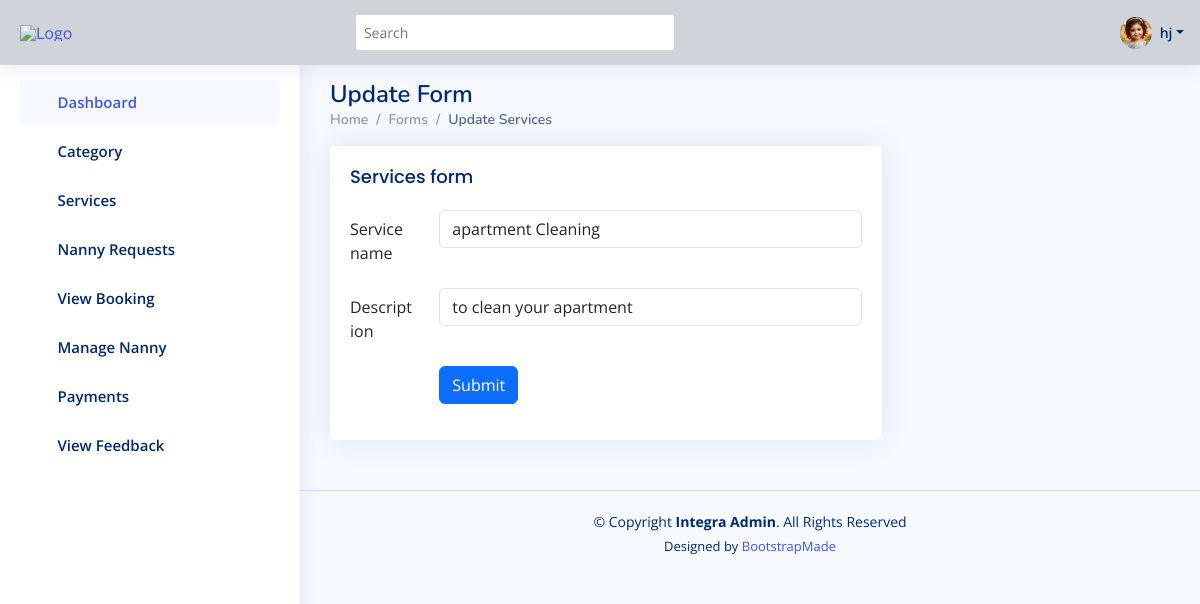
The app's page /admin_app/service_update/6/ (signed in) with its own data.
### nm_app/models.py (models this page shows)
class User(AbstractUser):
    phone = models.IntegerField(null=True,blank=True)
    address = models.TextField(null=True,blank=True)
    role = models.CharField(max_length=255,null=True,blank=True,default="customer")
    profile =models.ImageField(null=True,blank=True)
    skills = models.TextField(null=True,blank=True)
    adhar_pan = models.ImageField(null=True,blank=True)
    certificate = models.ImageField(null=True,blank=True)
    is_verify = models.BooleanField(default=False)
    speciality = models.CharField(max_length=255,null=True,blank=True)
    expirience = models.IntegerField(null=True,blank=True)

### admin_app/models.py (models this page shows)
class Service(models.Model):
 name = models.CharField(max_length=255)
 description = models.TextField(blank=True, null=True)

### admin_app/views.py (the view, shortened to what this page needs)
# urls.py: path('service_update/<int:id>/',views.service_update,name="service_update"),
@login_required(login_url='user_login')
def service_update(request,id):
    data = models.Service.objects.get(id=id)
    context = {'data':data}
    return render(request,'adminapp/update-service.html',context=context)

### templates/adminapp/update-service.html (shortened to what this page needs)
{% extends 'adminapp/master.html' %}
{% load static %}
{% block content %}
    <div class="pagetitle">
      <h1>Update Form</h1>
      <nav>
        <ol class="breadcrumb">
          <li class="breadcrumb-item"><a href="{% url 'adminindexview' %}">Home</a></li>
          <li class="breadcrumb-item">Forms</li>
          <li class="breadcrumb-item active">Update Services</li>
        </ol>
      </nav>
    </div>
    <section class="section">
      <div class="row">
        <div class="col-lg-8">
          <div class="card">
            <div class="card-body">
              <h5 class="card-title">Services form</h5>
              <form method="post">
                <div class="row mb-3">
                  <label for="inputText" class="col-sm-2 col-form-label">Service name</label>
                  <div class="col-sm-10">
                    <input type="text" name="name" value="{{data.name}}" class="form-control">
                  </div>
                </div>
                <div class="row mb-3">
                  <label for="inputPassword" class="col-sm-2 col-form-label">Description</label>
                  <div class="col-sm-10">
                    <input type="text" name="description" value="{{data.description}}" class="form-control">
                  </div>
                </div>
                <div class="row mb-3">
                  <label class="col-sm-2 col-form-label"></label>
                  <div class="col-sm-10">
                    <button type="submit" class="btn btn-primary">Submit</button>
                  </div>
                </div>
              </form>
            </div>
          </div>
        </div>
      </div>
    </section>
{% endblock %}

### templates/adminapp/master.html (shortened to what this page needs)
  <!DOCTYPE html>
  <html lang="en">
  {% load static %}
  <head>
    <link href="{% static 'adminapp/assets/vendor/bootstrap/css/bootstrap.min.css' %}" rel="stylesheet">
    <link href="{% static 'adminapp/assets/vendor/bootstrap-icons/bootstrap-icons.css' %}" rel="stylesheet">
    <link href="{% static 'adminapp/assets/vendor/boxicons/css/boxicons.min.css' %}" rel="stylesheet">
    <link href="{% static 'adminapp/assets/vendor/quill/quill.snow.css' %}" rel="stylesheet">
    <link href="{% static 'adminapp/assets/vendor/quill/quill.bubble.css' %}" rel="stylesheet">
    <link href="{% static 'adminapp/assets/vendor/remixicon/remixicon.css' %}" rel="stylesheet">
    <link href="{% static 'adminapp/assets/vendor/simple-datatables/style.css' %}" rel="stylesheet">
    <link href="{% static 'adminapp/assets/css/style.css' %}" rel="stylesheet">
  </head>
  <body>
    <header id="header" class="header fixed-top d-flex align-items-center bg-dark-subtle" style="height: 65px;">
      <div class="d-flex align-items-center justify-content-between">
        <a href="{% url 'adminindexview' %}" class="logo d-flex align-items-center">
          <img src="{% static 'adminapp/assets/img/logo1.png' %}" alt="Logo">
        </a>
        <i class="bi bi-list toggle-sidebar-btn"></i>
      </div>
      <div class="search-bar">
        <form class="search-form d-flex align-items-center" method="POST" action="#">
          <input type="text" name="query" placeholder="Search" title="Enter search keyword">
          <button type="submit" title="Search"><i class="bi bi-search"></i></button>
        </form>
      </div>
      <nav class="header-nav ms-auto">
        <ul class="d-flex align-items-center">
          <li class="nav-item dropdown pe-3">
            <a class="nav-link nav-profile d-flex align-items-center pe-0" href="#" data-bs-toggle="dropdown">
              {% if request.user.profile %}
                <img src="{{ request.user.profile.url }}" alt="Profile" class="rounded-circle" width="32" height="32">
              {% else %}
                <img src="{% static 'adminapp/assets/img/default-profile.jpg' %}" alt="Default Profile" class="rounded-circle" width="32" height="32">
              {% endif %}
              <span class="d-none d-md-block dropdown-toggle ps-2">{{ request.user.first_name }}</span>
            </a>
          </li>
        </ul>
      </nav>
    </header>
    <aside id="sidebar" class="sidebar">
      <ul class="sidebar-nav" id="sidebar-nav">
        <li class="nav-item">
          <a class="nav-link " href="{% url 'adminindexview' %}">
            <i class="bi bi-grid"></i>
            <span>Dashboard</span>
          </a>
        </li>
<li class="nav-item">
  <a class="nav-link collapsed" data-bs-target="#category-nav" data-bs-toggle="collapse" href="#">
    <i class="bi bi-tags"></i><span>Category</span><i class="bi bi-chevron-down ms-auto"></i>
  </a>
</li>
<li class="nav-item">
  <a class="nav-link collapsed" data-bs-target="#services-nav" data-bs-toggle="collapse" href="#">
    <i class="bi bi-gear-wide-connected"></i><span>Services</span><i class="bi bi-chevron-down ms-auto"></i>
  </a>
</li>
<li class="nav-item">
  <a class="nav-link collapsed" href="{% url 'nanny_requests' %}">
    <i class="bi bi-people-fill"></i><span>Nanny Requests</span>
  </a>
</li>
<li class="nav-item">
  <a class="nav-link collapsed" href="{% url 'Service_Requests' %}">
    <i class="bi bi-card-checklist"></i><span>View Booking</span>
  </a>
</li>
<li class="nav-item">
  <a class="nav-link collapsed" href="{% url 'manage_nanny' %}">
    <i class="bi bi-person-badge"></i><span>Manage Nanny</span>
  </a>
</li>
<li class="nav-item">
  <a class="nav-link collapsed" data-bs-target="#payments-nav" data-bs-toggle="collapse" href="#">
    <i class="bi bi-wallet2"></i><span>Payments</span><i class="bi bi-chevron-down ms-auto"></i>
  </a>
</li>
        <li class="nav-item">
          <a class="nav-link collapsed" href="{% url 'view_feedback' %}">
            <i class="bi bi-chat-dots"></i><span>View Feedback</span>
          </a>
        </li>
      </ul>
    </aside>
    <main id="main" class="main">
      {% block content %}
      {% endblock %}
    </main>
    <footer id="footer" class="footer">
      <div class="copyright">
        &copy; Copyright <strong><span>Integra Admin</span></strong>. All Rights Reserved
      </div>
      <div class="credits">
        Designed by <a href="https://bootstrapmade.com/">BootstrapMade</a>
      </div>
    </footer>
  </body>
  </html>

### static/adminapp/assets/css/style.css (style rules this page uses)
:root { scroll-behavior: smooth; }
body { font-family: "Open Sans", sans-serif; background: #f6f9ff; color: #444444; }
a { color: #4154f1; text-decoration: none; }
h1, h2, h3, h4, h5, h6 { font-family: "Nunito", sans-serif; }
#main { margin-top: 60px; padding: 20px 30px; transition: all 0.3s; }
.pagetitle { margin-bottom: 10px; }
.pagetitle h1 { font-size: 24px; margin-bottom: 0; font-weight: 600; color: #012970; }
.card { margin-bottom: 30px; border: none; border-radius: 5px; box-shadow: 0px 0 30px rgba(1, 41, 112, 0.1); }
.card-title { padding: 20px 0 15px 0; font-size: 18px; font-weight: 500; color: #012970; font-family: "Poppins", sans-serif; }
.card-body { padding: 0 20px 20px 20px; }
.breadcrumb { font-size: 14px; font-family: "Nunito", sans-serif; color: #899bbd; font-weight: 600; }
.breadcrumb a { color: #899bbd; transition: 0.3s; }
.breadcrumb .breadcrumb-item::before { color: #899bbd; }
.breadcrumb .active { color: #51678f; font-weight: 600; }
.logo { line-height: 1; }
@media (min-width: 1200px) { .logo { width: 280px; } }
.logo img { max-height: 26px; margin-right: 6px; }
.header { transition: all 0.5s; z-index: 997; height: 60px; box-shadow: 0px 2px 20px rgba(1, 41, 112, 0.1); background-color: #fff; padding-left: 20px; }
.header .toggle-sidebar-btn { font-size: 32px; padding-left: 10px; cursor: pointer; color: #012970; }
.header .search-bar { min-width: 360px; padding: 0 20px; }
.header .search-form { width: 100%; }
.header .search-form input { border: 0; font-size: 14px; color: #012970; border: 1px solid rgba(1, 41, 112, 0.2); padding: 7px 38px 7px 8px; border-radius: 3px; transition: 0.3s; width: 100%; }
.header .search-form button { border: 0; padding: 0; margin-left: -30px; background: none; }
.header .search-form button i { color: #012970; }
.header-nav ul { list-style: none; }
.header-nav>ul { margin: 0; padding: 0; }
.header-nav .nav-profile { color: #012970; }
.header-nav .nav-profile img { max-height: 36px; }
.header-nav .nav-profile span { font-size: 14px; font-weight: 600; }
.sidebar { position: fixed; top: 60px; left: 0; bottom: 0; width: 300px; z-index: 996; transition: all 0.3s; padding: 20px; overflow-y: auto; scrollbar-width: thin; scrollbar-color: #aab7cf transparent; box-shadow: 0px 0px 20px rgba(1, 41, 112, 0.1); background-color: #fff; }
@media (min-width: 1200px) { #main, #footer { margin-left: 300px; } }
.sidebar-nav { padding: 0; margin: 0; list-style: none; }
.sidebar-nav li { padding: 0; margin: 0; list-style: none; }
.sidebar-nav .nav-item { margin-bottom: 5px; }
.sidebar-nav .nav-link { display: flex; align-items: center; font-size: 15px; font-weight: 600; color: #4154f1; transition: 0.3; background: #f6f9ff; padding: 10px 15px; border-radius: 4px; }
.sidebar-nav .nav-link i { font-size: 16px; margin-right: 10px; color: #4154f1; }
.sidebar-nav .nav-link.collapsed { color: #012970; background: #fff; }
.sidebar-nav .nav-link.collapsed i { color: #899bbd; }
.sidebar-nav .nav-link .bi-chevron-down { margin-right: 0; transition: transform 0.2s ease-in-out; }
.footer { padding: 20px 0; font-size: 14px; transition: all 0.3s; border-top: 1px solid #cddfff; }
.footer .copyright { text-align: center; color: #012970; }
.footer .credits { padding-top: 5px; text-align: center; font-size: 13px; color: #012970; }

### templates/adminapp/master.html (style rules this page uses)
.logo img { max-height: 70px; margin-right: 6px; }

### records on screen
User: user.profile (picture), user.first_name "hj"
Service: name "apartment Cleaning", description "to clean your apartment"
